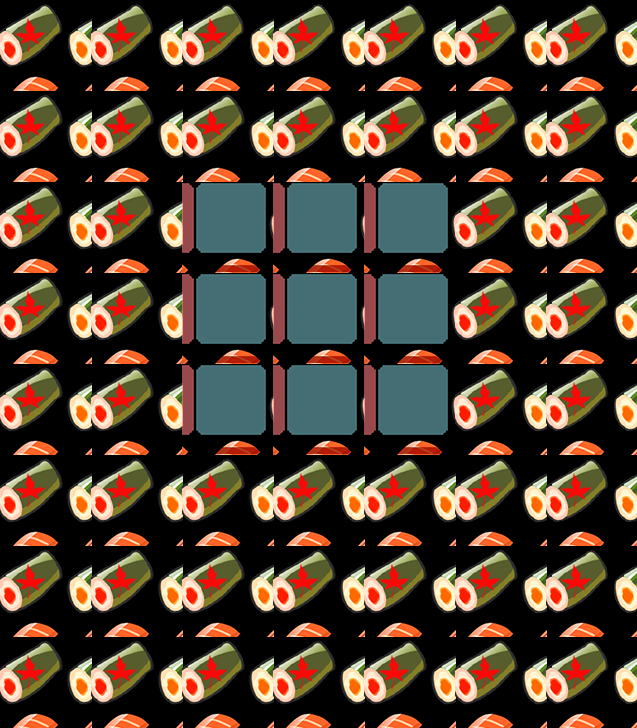

Rendered tile map (Tiled .tmx) drawn with the repository's tilesets; below, a short description and the map source with its tile grids summarised:
An orthogonal 7x8 tile map with 91x91 px tiles, 1 tile layer (gridLayer).

<map version="1.0" orientation="orthogonal" renderorder="right-down" width="7" height="8" tilewidth="91" tileheight="91">
 <tileset firstgid="1" name="sushi" tilewidth="92" tileheight="92">
  <image source="../w640/sushi.png" width="722" height="218" />
  <tile id="3">
   <properties>
    <property name="GridType" value="2" />
   </properties>
  </tile>
  <tile id="4">
   <properties>
    <property name="GridType" value="1" />
   </properties>
  </tile>
 </tileset>
 <layer name="gridLayer" width="7" height="8">
  <data>[56 cells, 56 non-empty, 2 distinct tile ids]</data>
 </layer>
</map>
